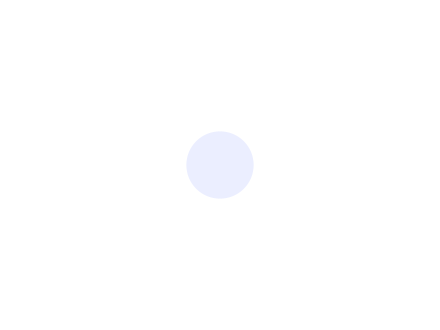
Frame 1 (no input)
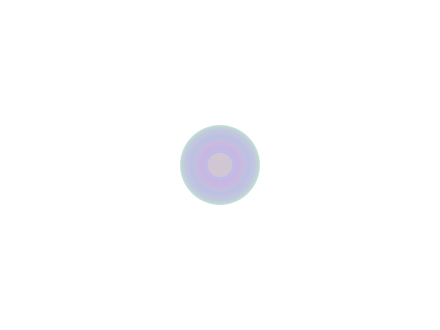
Frame 60 (the mouse pressed at the canvas centre just before this capture)
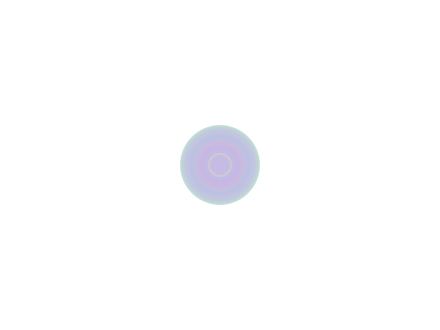
Frame 120 (the mouse held since frame 60 and released just before this capture)

The Processing sketch that drew these frames (run headless with seeded random() and noise(); from frame 60 on, the mouse is pressed at the canvas centre):

// Processing sketch: processing_126982
// ── processing_126982.pde

int counter;

void setup() {  //setup function called initially, only once
  size(440, 330);
  background(255);  //set background white
  colorMode(HSB);   //set colors to Hue, Saturation, Brightness mode
  counter = 0;
}

void draw() {  //draw function loops 
  counter++;
  noStroke();
  fill(random(255),100,255,50);
  
  if(mousePressed == true) { //add some interaction
    ellipse(mouseX, mouseY, 20, 20);
  }
  else {
    ellipse(width/2, height/2, 80*sin(counter), 80*sin(counter));
  }
}
